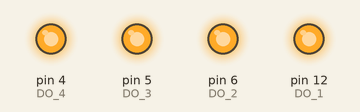
This sketch was run on a simulated Arduino Uno, built with avr-gcc and run on an emulated ATmega328P. Shown: output pins drawn as LEDs (lit = HIGH). What the sketch prints to the serial monitor is not drawn.

Above: at 0.5 s.
At 3.5 s:
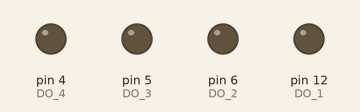
Timing chart, 0 to 4.6 s (numbered marks = the images above):
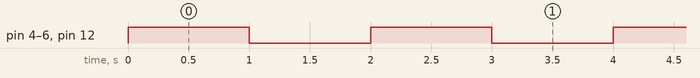

The sketch:

digitalOutput.ino
```cpp
/* Pinout Definition */
#define DO_1 12
#define DO_2 6
#define DO_3 5
#define DO_4 4

uint8_t DO_State = 0;

unsigned long milliSecond = 0 ;
unsigned long last_change = 0;
unsigned long now = 0;
uint16_t bf1s = 0 ;

void setup() {
  Serial.begin(115200);
  Serial.println("Hello World!");

  // initialize the LED pin as an output:
  pinMode(DO_1, OUTPUT);
  pinMode(DO_2, OUTPUT);
  pinMode(DO_3, OUTPUT);
  pinMode(DO_4, OUTPUT);
}

void loop() {
  digitalWrite(DO_1,HIGH);
  digitalWrite(DO_2,HIGH);
  digitalWrite(DO_3,HIGH);
  digitalWrite(DO_4,HIGH);
  delay(1000);
  digitalWrite(DO_1,LOW);
  digitalWrite(DO_2,LOW);
  digitalWrite(DO_3,LOW);
  digitalWrite(DO_4,LOW);
  delay(1000);
}
```

Measured:
- by itself, pin 4 (DO_4), pin 5 (DO_3), pin 6 (DO_2), pin 12 (DO_1): alternates HIGH for 1.0 s and LOW for 1.0 s
